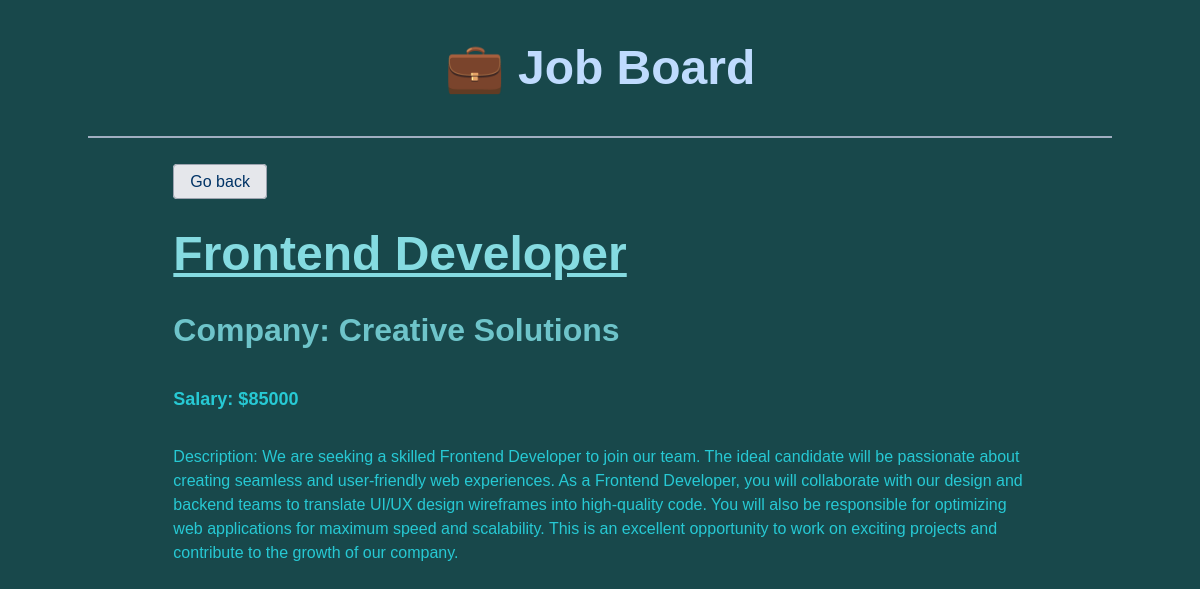
The page /jobs/4/ on the database its author committed.
### job_board/models.py (models this page shows, shortened)
class JobPosting(models.Model):
    title = models.CharField(max_length=100)
    description = models.TextField()
    company = models.CharField(max_length=100)
    salary = models.IntegerField()
    location = models.CharField(max_length=100)
    is_active = models.BooleanField(default=True)

### job_board/views.py (the view)
# urls.py: path('jobs/<int:pk>/', job_details, name='job_details'),
def job_details(request, pk):
    job_posting = get_object_or_404(JobPosting, pk=pk, is_active=True)
    context = {'posting': job_posting}
    return render(request, 'job_board/detail.html', context)

### job_board/templates/job_board/detail.html
{% extends 'job_board/_base.html' %}
{% block content %}
<div class="w-10/12 mx-auto">
<p class="pb-6"> <a href="{% url 'home' %}" class="border border-gray-400 rounded px-4 py-2 hover: bg-gray-200">Go back</a></p>
<h1 style="font-size: 3rem; font-weight: 600; padding-bottom: 1rem; text-decoration: underline; text-decoration-offset: 8px; color: #85dbe1">{{ posting.title }}</h1>
<p style="padding-bottom: 2rem; font-size: 2rem; font-weight: 600; color: #6ec4ca;">Company: {{posting.company}}</p>
<p style="padding-bottom: 2rem; font-size: large; font-weight: 600; color: #27c9d4;">Salary: ${{ posting.salary }}</p>
<p style="color: #27c9d4;">Description: {{posting.description}}</p>
</div>
{% endblock content %}

### job_board/templates/job_board/_base.html (style rules this page uses)
body { background-color: #18484b; font-family: Arial, sans-serif; color: #003366; }
h1 { font-size: 3rem; font-weight: bold; color: #1a202c; }

### rows shown on the page
JobPosting: title "Frontend Developer", company "Creative Solutions", salary "85000", description "We are seeking a skilled Frontend Developer to join our team. The ideal candidate will be passionate about creating seamless and user-friendly web experiences. As a Frontend Developer, you will collaborate with our design and backend teams to translate UI/UX design wireframes into high-quality code. You will also be responsible for optimizing web applications for maximum speed and scalability. This is an excellent opportunity to work on exciting projects and contribute to the growth of our company."
